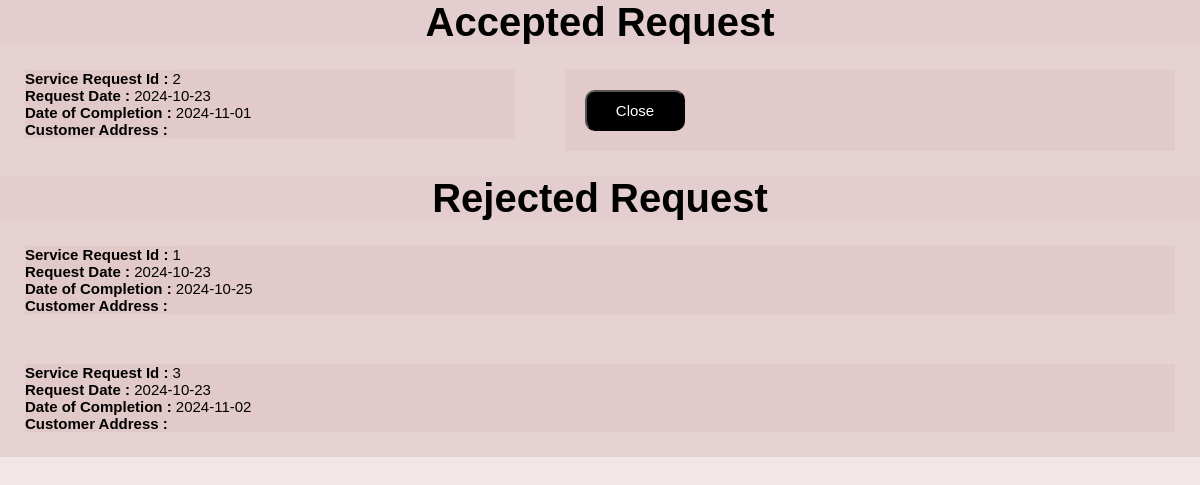
/professional_history/1, run on the app's committed database.
### backend/models.py (models this page shows)
class Professional_Action(db.Model):
  __tablename__ = "professional_action"
  service_request_id = db.Column(db.Integer,db.ForeignKey("service_request.service_request_id"))
  professional_id = db.Column(db.Integer,db.ForeignKey("professional.professional_id"))
  action_type = db.Column(db.String)
  __table_args__ = (
    PrimaryKeyConstraint("service_request_id","professional_id"),
  )

class Service_Request(db.Model):
  __tablename__ = "service_request"
  service_request_id = db.Column(db.Integer,primary_key = True,autoincrement=True)
  service_id = db.Column(db.Integer,db.ForeignKey("services_offered.service_id"))
  customer_id =db.Column(db.Integer,db.ForeignKey("customer.customer_id"),nullable = True)
  professional_id =db.Column(db.Integer,db.ForeignKey("professional.professional_id"),nullable = True)
  date_of_request = db.Column(db.Date,nullable = True)
  date_of_completion = db.Column(db.Date,nullable = True)
  service_status = db.Column(db.String,default = "Pending",nullable=False)
  problem_description = db.Column(db.String,nullable=True)
  remarks = db.Column(db.String,nullable = True)

### backend/controllers.py (the view)
@app.route("/professional_history/<int:professional_id>")
def professional_history(professional_id):
  professional = Professional.query.get(professional_id)
  professional_history = Professional_Action.query.filter(
                  Professional_Action.professional_id == professional_id,
                  Professional_Action.action_type.in_(["Accept","Reject"])
  ).all()
  service_request_detail = []
  customer_address = []
  for history in professional_history:
    service_request = Service_Request.query.filter_by(service_request_id = history.service_request_id).first()
    customer = Customer.query.filter_by(customer_id = service_request.customer_id)
    service_request_detail.append(service_request)
    customer_address.append(customer)
  return render_template(
                      "professional_history.html",
                      professional_history = professional_history,
                      customer_address = customer_address,
                      service_request_detail = service_request_detail
                      )

### templates/professional_history.html (shortened to what this page needs)
<!DOCTYPE html>
<html>
  <head>
    <link rel="stylesheet" href="{{ url_for('static', filename='style5.css') }}">
  </head>
  <body>
    {% if professional_history %}
      <div class="container">
        <h1>Accepted Request</h1>
        {% for request in range(professional_history | length ) %}
          {% if professional_history[request].action_type == "Accept" %}
            <div class="first_div">
              <p>
                <strong>Service Request Id : </strong>
                {{ professional_history[request].service_request_id }}
              </p>
              <p>
                <strong>Request Date : </strong>
                {{ service_request_detail[request].date_of_request }}
              </p>
              <p>
                <strong>Date of Completion : </strong>
                {{ service_request_detail[request].date_of_completion }}
              </p>
              <p>
                <strong>Customer Address : </strong>
              </p>
            </div>
            <div class="second_div">
              <form action="{{ url_for(
                                  "professional_request_result",
                                  service_request_id = service_request_detail[request].service_request_id,professional_id = professional_history[request].professional_id
                                )}}" method="POST">
                <button type="submit" name="action" value="Close">Close</button>
              </form>
            </div>
          {% endif %}
        {% endfor %}
        <h1>Rejected Request</h1>
        {% for request in range(professional_history | length ) %}
          {% if professional_history[request].action_type == "Reject" %}
            <div class="first_div_reject">
              <p>
                <strong>Service Request Id : </strong>
                {{ professional_history[request].service_request_id }}
              </p>
              <p>
                <strong>Request Date : </strong>
                {{ service_request_detail[request].date_of_request }}
              </p>
              <p>
                <strong>Date of Completion : </strong>
                {{ service_request_detail[request].date_of_completion }}
              </p>
              <p>
                <strong>Customer Address : </strong>
              </p>
            </div>
          {% endif %}
        {% endfor %}
      </div>
    {% else %}
      <h1>No Pending Request</h1>
    {% endif %}
  </body>
</html>

### static/style5.css (style rules this page uses)
* { margin:0px; padding:0px; overflow-x: hidden; font-family: Arial, sans-serif; font-size:15px; background:rgba(223,197,198,0.4); }
h1 { font-weight: bold; font-size:40px; display: flex; justify-content: center; width: 100%; }
.container { display:flex; flex-direction: row; flex-wrap: wrap; width:100%; height:100%; }
.first_div { flex:40%; height: 100%; margin:25px; }
.first_div_reject { flex:100%; height: 100%; margin:25px; }
.second_div { flex:50%; height: 100%; margin: 25px; }
button { width:100px; padding:10px; background-color: black; color:white; border-radius: 10px; margin:20px; }

### data on the page
Professional_Action: service_request "2"
Service_Request: date_of_request "2024-10-23", date_of_completion "2024-11-01"
Professional_Action: service_request "1"
Service_Request: date_of_request "2024-10-23", date_of_completion "2024-10-25"
Professional_Action: service_request "3"
Service_Request: date_of_request "2024-10-23", date_of_completion "2024-11-02"
